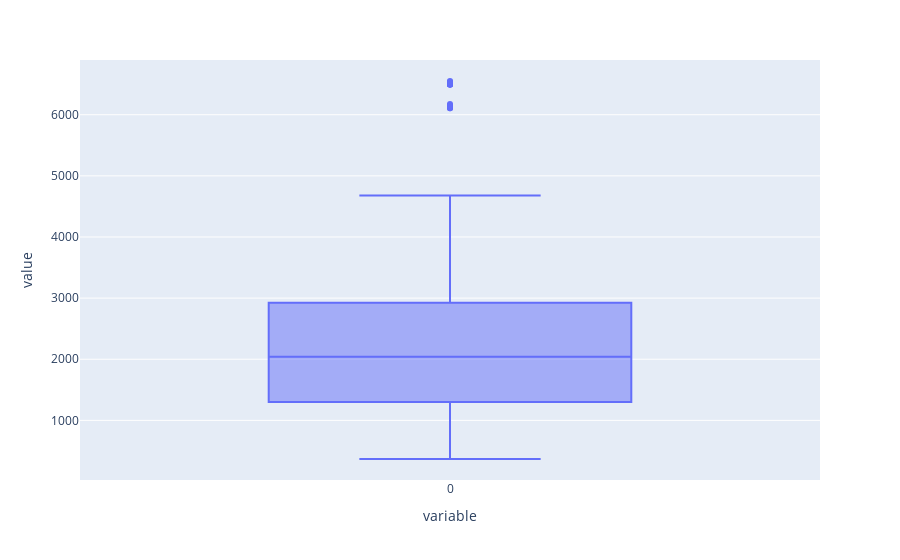

Notebook code for this chart:
### Code cell
inputs_lengths = [len(x[0])+len(x[1]) for x in zip(train_val_df['input_text_x'],\
                                               train_val_df['story'])]

max_length_input = min(512,round(np.quantile(list(set(inputs_lengths)), .05))) 
print(f'Max length:{max_length_input}')

# stride = int(max_length_input/3)
# print(f'Stride:{stride}')

fig_inputs = px.box(list(set(inputs_lengths)))
fig_inputs.show()

### Figure 1 — Plotly figure (JSON) as saved in the notebook; plotly's stock layout.template omitted (floating-point values rounded to 4 significant figures; data arrays with more than 128 entries replaced by an {"elided": "..."} marker saying what was removed)
{"data": [{"alignmentgroup": "True", "hovertemplate": "variable=%{x}<br>value=%{y}<extra></extra>", "legendgroup": "", "marker": {"color": "#636efa"}, "name": "", "notched": false, "offsetgroup": "", "orientation": "v", "showlegend": false, "type": "box", "x": {"elided": "2962 str values"}, "x0": " ", "xaxis": "x", "y": {"elided": "2962 int values"}, "y0": " ", "yaxis": "y"}], "layout": {"boxmode": "group", "legend": {"tracegroupgap": 0}, "margin": {"t": 60}, "xaxis": {"anchor": "y", "domain": [0, 1], "title": {"text": "variable"}}, "yaxis": {"anchor": "x", "domain": [0, 1], "title": {"text": "value"}}}}
